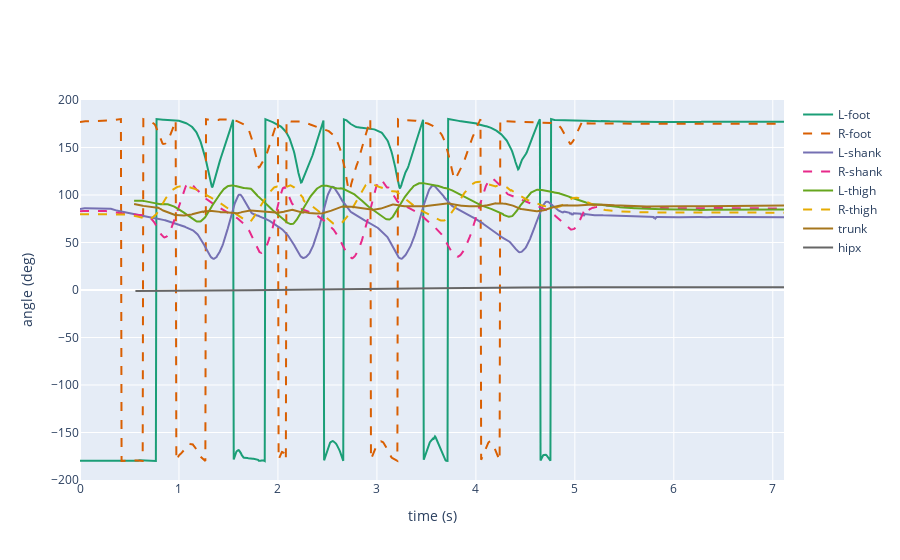

Notebook cell for this chart:
### Code cell
"""
plot(file_location = f_loc, patient_id = p_id, trial = t, 
        data_type='jnt', steps = False, cycle=False) 
    Or,
"""
plot(df = df, 
        data_type='jnt', steps = False, cycle=False)

### Figure 1 — Plotly figure (JSON) as saved in the notebook; plotly's stock layout.template omitted (floating-point values rounded to 4 significant figures; data arrays with more than 128 entries replaced by an {"elided": "..."} marker saying what was removed)
{"data": [{"hoverinfo": "x", "line": {"color": "#1b9e77", "width": 2}, "mode": "lines", "name": "L-foot", "text": {"elided": "1068 str values"}, "type": "scatter", "x": {"elided": "1068 float values"}, "y": {"elided": "1068 float values"}}, {"hoverinfo": "x", "line": {"color": "#d95f02", "dash": "dash", "width": 2}, "mode": "lines", "name": "R-foot", "type": "scatter", "x": {"elided": "1068 float values"}, "y": {"elided": "1068 float values"}}, {"hoverinfo": "x", "line": {"color": "#7570b3", "width": 2}, "mode": "lines", "name": "L-shank", "text": {"elided": "1068 str values"}, "type": "scatter", "x": {"elided": "1068 float values"}, "y": {"elided": "1068 float values"}}, {"hoverinfo": "x", "line": {"color": "#e7298a", "dash": "dash", "width": 2}, "mode": "lines", "name": "R-shank", "type": "scatter", "x": {"elided": "1068 float values"}, "y": {"elided": "1068 float values"}}, {"hoverinfo": "x", "line": {"color": "#66a61e", "width": 2}, "mode": "lines", "name": "L-thigh", "text": {"elided": "1068 str values"}, "type": "scatter", "x": {"elided": "1068 float values"}, "y": {"elided": "1068 float values"}}, {"hoverinfo": "x", "line": {"color": "#e6ab02", "dash": "dash", "width": 2}, "mode": "lines", "name": "R-thigh", "type": "scatter", "x": {"elided": "1068 float values"}, "y": {"elided": "1068 float values"}}, {"hoverinfo": "x", "line": {"color": "#a6761d", "width": 2}, "mode": "lines", "name": "trunk", "text": {"elided": "1068 str values"}, "type": "scatter", "x": {"elided": "1068 str values"}, "y": {"elided": "1068 float values"}}, {"hoverinfo": "x", "line": {"color": "#666666", "width": 2}, "mode": "lines", "name": "hipx", "text": {"elided": "1068 str values"}, "type": "scatter", "x": {"elided": "1068 str values"}, "y": {"elided": "1068 float values"}}], "layout": {"xaxis": {"title": {"text": "time (s)"}}, "yaxis": {"title": {"text": "angle (deg)"}}}}
